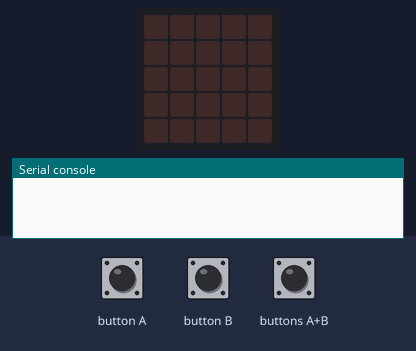
Simulated run of this program. Board: BBC micro:bit running MicroPython. Parts: the board's 5×5 LED display, the last lines printed to the serial console. The test bench sets the inputs (shaded band). No radio messages arrive unless stated (any console line starting 'radio sent:' is added by the test bench).

Above: at 1.2 s.
1.3 s: button A pressed for 0.15 s
At 1.52 s:
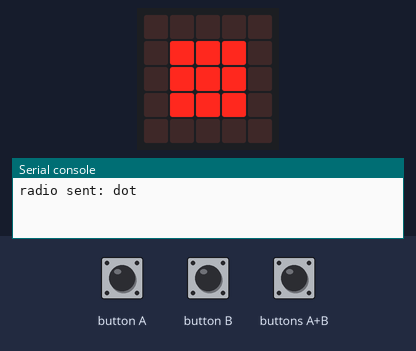
3.1 s: button B pressed for 1 s
At 3.6 s:
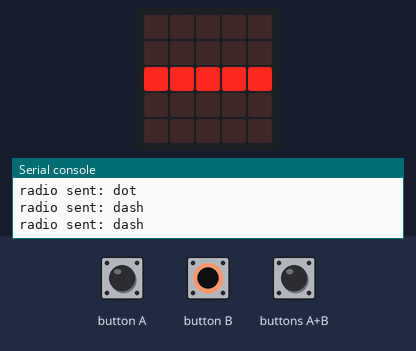
5.7 s: buttons A+B pressed for 1 s
At 6.5 s:
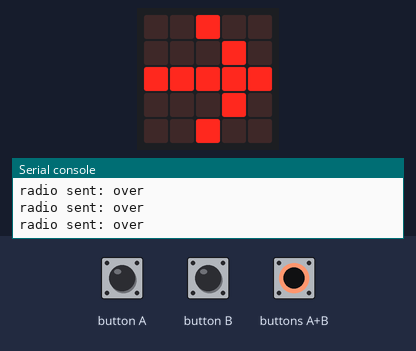
8.2 s: buttons A+B pressed for 3.2 s
12.9 s: button A pressed for 3.2 s
At 13.8 s:
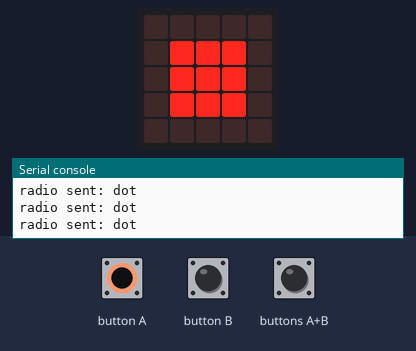
Timing chart, 0 to 15.9 s (numbered marks = the images above; inputs shaded):
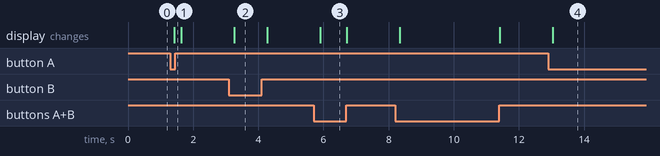

Measured:
- after the input at 1.3 s, the display: changes after 0.12 s (image 1)
- after the input at 3.1 s, the display: changes after 0.15 s (image 2)
- after the input at 5.7 s, the display: changes after 0.20 s (image 3)
- after the input at 12.9 s, the display: changes after 0.13 s (image 4)

The program:

morse-code.py
```python
#Adapted from https://make.techwillsaveus.com/bbc-microbit/activities/micro-morse-phone
import radio
from microbit import *

dash = Image("00000:00000:99999:00000:00000")
dot = Image("00000:09990:09990:09990:00000")
over = Image("00900:00090:99999:00090:00900")

radio.on()
while True:
    incoming = radio.receive()

    if button_a.is_pressed() and button_b.is_pressed():
        display.show(over)
        radio.send(str("over"))
    elif button_a.is_pressed():
        display.show(dot)
        radio.send(str("dot"))
    elif button_b.is_pressed():
        display.show(dash)
        radio.send(str("dash"))
    elif incoming == "dot":
        display.show(dot)
    elif incoming == "dash":
        display.show(dash)
    elif incoming == "over":
        display.show(over)
    sleep(200)
    display.clear()
```
